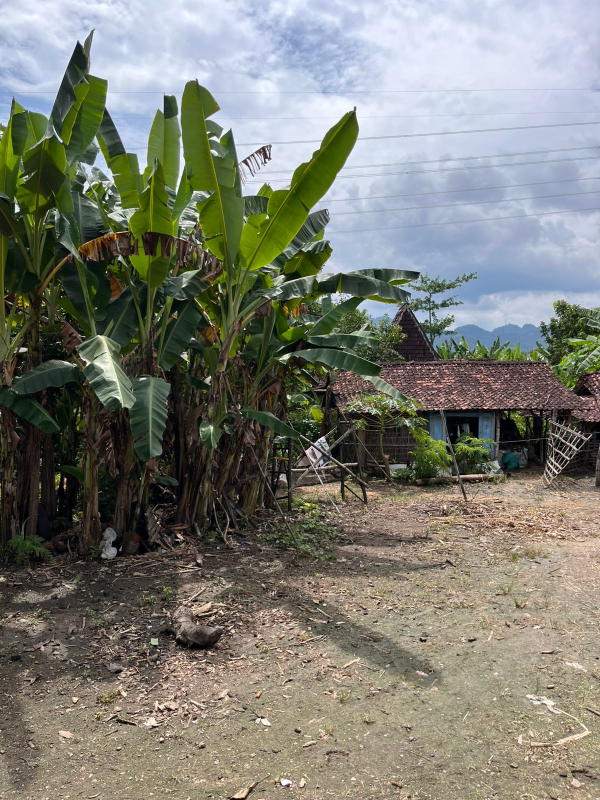
#> input picture images/desa-1.jpeg, 1200 x 1600 px (shown at 1/2 size)
$ python panaromic.py
#> lines starting #> are read from the running program, lines starting #| are printed output that depends on the picture
import cv2
import matplotlib.pyplot as plt
import numpy as np

img1 = cv2.imread('./images/desa-1.jpeg')
#> img1 is the input picture: shape (1600, 1200, 3); mean B, G, R 115.3, 125.4, 124.3
img2 = cv2.imread('./images/desa-2.jpeg')
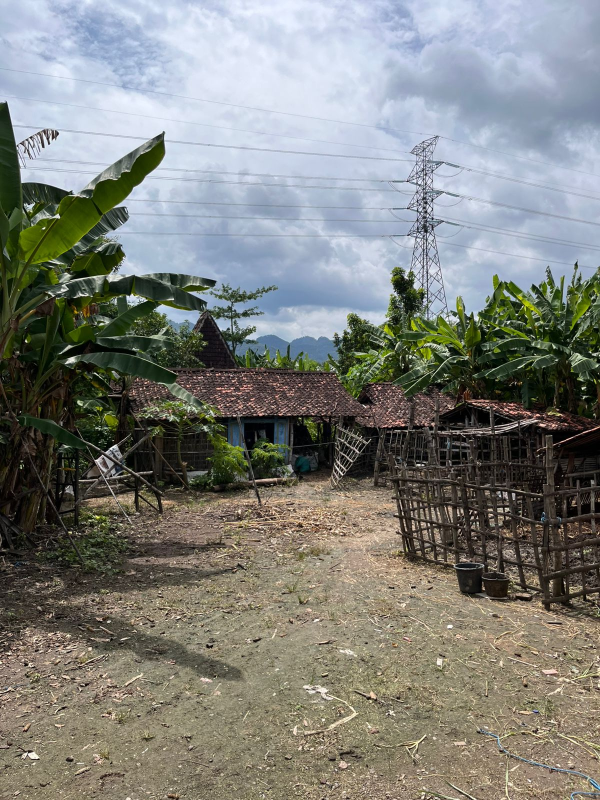
#> input picture images/desa-2.jpeg, 1200 x 1600 px (shown at 1/2 size)
#> img2 is the input picture: shape (1600, 1200, 3); mean B, G, R 123.2, 128.6, 127

if img1 is None or img2 is None:
    print('gambar kosong')

img1 = cv2.resize(img1, (0,0), fx=0.5, fy=0.5)
#> img1: shape (800, 600, 3)
img2 = cv2.resize(img2, (0,0), fx=0.5, fy=0.5)
#> img2: shape (800, 600, 3)

# ubah ke grayscale buat deteksi fitur
img1_gray = cv2.cvtColor(img1, cv2.COLOR_BGR2GRAY)
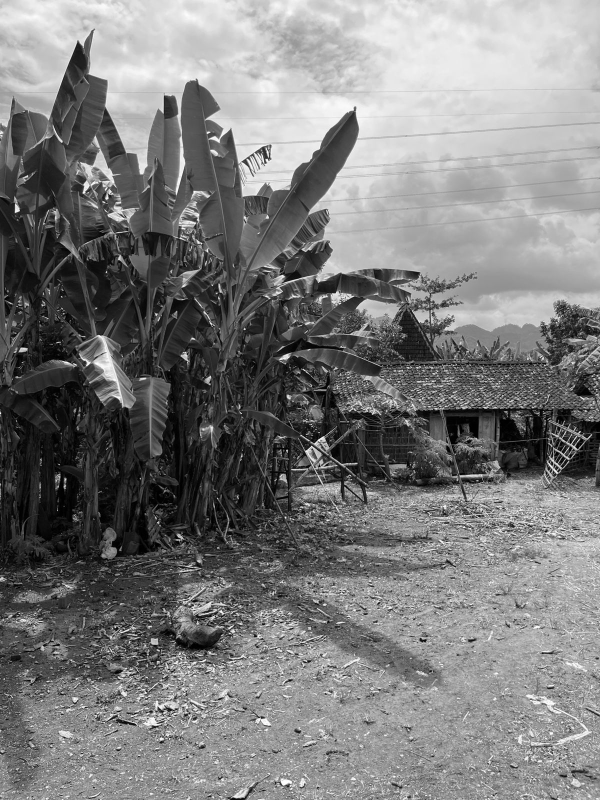
#> img1_gray: shape (800, 600); min 0, max 254, mean 124
img2_gray = cv2.cvtColor(img2, cv2.COLOR_BGR2GRAY)
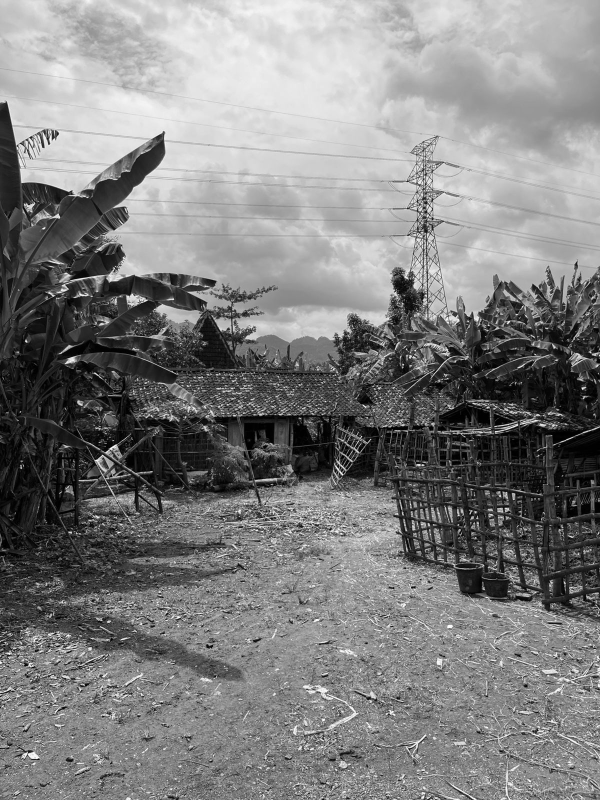
#> img2_gray: shape (800, 600); min 0, max 253, mean 127.7

sift = cv2.SIFT_create()

kp1, des1 = sift.detectAndCompute(img1_gray, None)
#> kp1 = 3539 keypoints; strongest (x, y, size): (17, 209, 3.9), (286, 357, 4.5), (107, 198, 2.3), (65, 479, 1.9)
kp2, des2 = sift.detectAndCompute(img2_gray, None)
#> kp2 = 3480 keypoints; strongest (x, y, size): (72, 360, 5), (43, 146, 2), (133, 300, 9), (57, 216, 3.1)

print("keypoints gambar 1:", len(kp1))
#| keypoints gambar 1: 3539
print("keypoints gambar 2:", len(kp2))
#| keypoints gambar 2: 3480

# ubah ke rgb buat plottting
img1_rgb = cv2.cvtColor(img1, cv2.COLOR_BGR2RGB)
img2_rgb = cv2.cvtColor(img2, cv2.COLOR_BGR2RGB)

# visual keypoints mentah
img1_kp = cv2.drawKeypoints(img1_rgb, kp1, None, flags=cv2.DRAW_MATCHES_FLAGS_DRAW_RICH_KEYPOINTS)
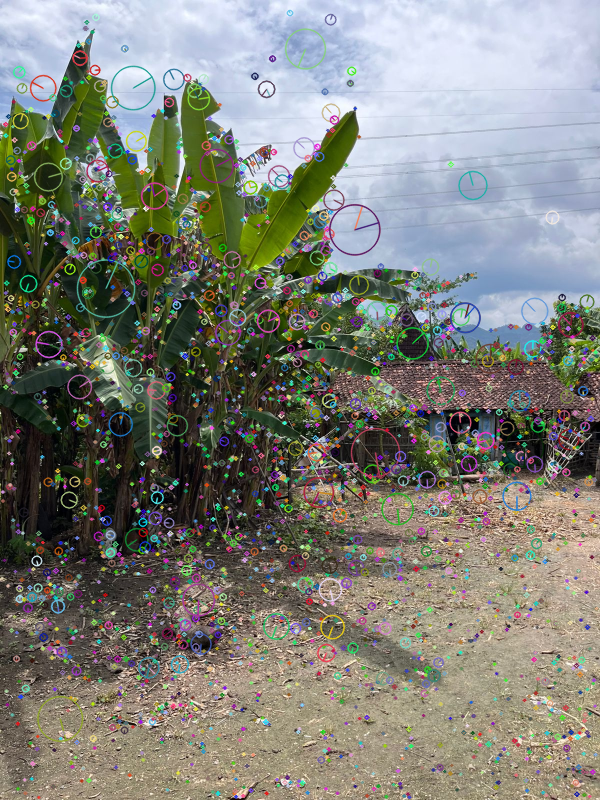
#> img1_kp: shape (800, 600, 3); mean R, G, B 127, 128.1, 119.5
img2_kp = cv2.drawKeypoints(img2_rgb, kp2, None, flags=cv2.DRAW_MATCHES_FLAGS_DRAW_RICH_KEYPOINTS)
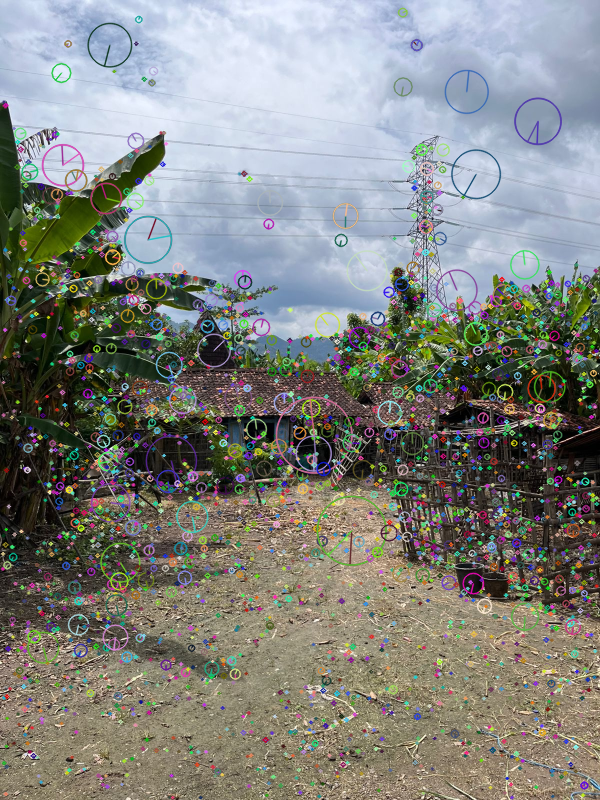
#> img2_kp: shape (800, 600, 3); mean R, G, B 130.1, 132, 127.4

# matching fitur dengan BFMatcher
bf = cv2.BFMatcher(cv2.NORM_L2)
matches = bf.knnMatch(des1, des2, k=2)
#> matches = 3539 matches

# cari paling match
good_matches = []
for m, n in matches:
    if m.distance < 0.75 * n.distance:
        good_matches.append(m)
#> after the loop, good_matches = 631 matches

print('jumlah match yg valid:', len(good_matches))
#| jumlah match yg valid: 631

# stittching & homography
MIN_MATCH_COUNT = 10
if len(good_matches) > MIN_MATCH_COUNT:
    # get koordinat paling match
    src_pts = np.float32([kp1[m.queryIdx].pt for m in good_matches]).reshape(-1, 1, 2)
#> src_pts = 631 rows, first 8: [68.41, 577.1], [84.53, 513], [169.2, 384.3], [203, 88.7], [219.2, 104.3], [228.6, 139.3], [229.9, 331.2], [231.6, 303.8]
    dst_pts = np.float32([kp2[m.trainIdx].pt for m in good_matches]).reshape(-1, 1, 2)
#> dst_pts = 631 rows, first 8: [75.57, 403], [249.7, 473.6], [316.6, 338.4], [129.9, 189.8], [3.52, 101.6], [511.1, 282.6], [4.72, 329.5], [7.14, 299.3]

    # get matrix homography
    H, mask = cv2.findHomography(src_pts, dst_pts, cv2.RANSAC, 5.0)
#> H = [[1.39, -0.0823, -272.7], [0.287, 1.23, -97.49], [0.000691, -5.64e-05, 1]]; mask = 631 values, max 1 at index 9, min 0 at index 0, mean 0.875

    # logika kanvas
    h1, w1 = img1.shape[:2]
#> h1 = 800; w1 = 600
    h2, w2 = img2.shape[:2]
#> h2 = 800; w2 = 600

    # get sudut gambarr 1 after wrapping
    corners_img1 = np.float32([[0, 0], [w1, 0], [w1, h1], [0, h1]]).reshape(-1, 1, 2)
#> corners_img1 = [[0, 0], [600, 0], [600, 800], [0, 800]]
    warped_corners_img1 = cv2.perspectiveTransform(corners_img1, H)
#> warped_corners_img1 = [[-272.7, -97.49], [397.6, 52.78], [362.7, 774], [-354.5, 929.6]]

    # get sdut gambar 2
    corners_img2 = np.float32([[0, 0], [w2, 0], [w2, h2], [0, h2]]).reshape(-1, 1, 2)
#> corners_img2 = [[0, 0], [600, 0], [600, 800], [0, 800]]

    # gabungin semua sudht gambar
    all_corners = np.concatenate((warped_corners_img1, corners_img2), axis=0)
#> all_corners = [[-272.7, -97.49], [397.6, 52.78], [362.7, 774], [-354.5, 929.6], [0, 0], [600, 0], [600, 800], [0, 800]]

    x_min, y_min = np.int32(all_corners.min(axis=0).ravel())
#> x_min = -354; y_min = -97
    x_max, y_max = np.int32(all_corners.max(axis=0).ravel())
#> x_max = 600; y_max = 929

    # translation matriix
    translation_dist = [-x_min, -y_min]
#> translation_dist = [354, 97]
    H_translation = np.array([[1, 0, translation_dist[0]], [0, 1, translation_dist[1]], [0, 0, 1]])
#> H_translation = [[1, 0, 354], [0, 1, 97], [0, 0, 1]]

    # warping gambar
    panorama = cv2.warpPerspective(img1, H_translation.dot(H), (x_max - x_min, y_max - y_min))
    # tempel gambar 2
    panorama[translation_dist[1]:h2+translation_dist[1], translation_dist[0]:w2+translation_dist[0]] = img2
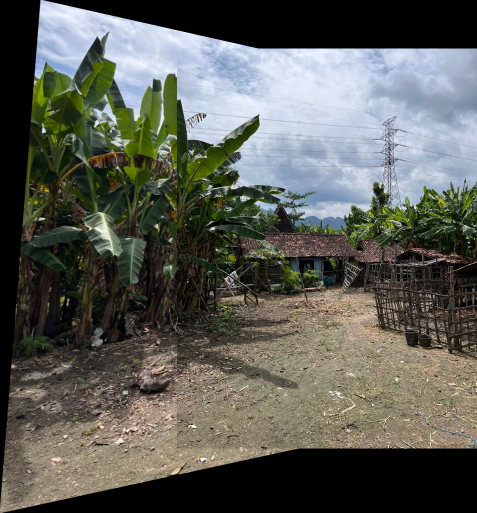
#> panorama: shape (1026, 954, 3) (shown at 1/2 size); mean B, G, R 85.9, 93.2, 92

    img_matches = cv2.drawMatches(img1_rgb, kp1, img2_rgb, kp2, good_matches[:100], None, flags=cv2.DrawMatchesFlags_NOT_DRAW_SINGLE_POINTS)
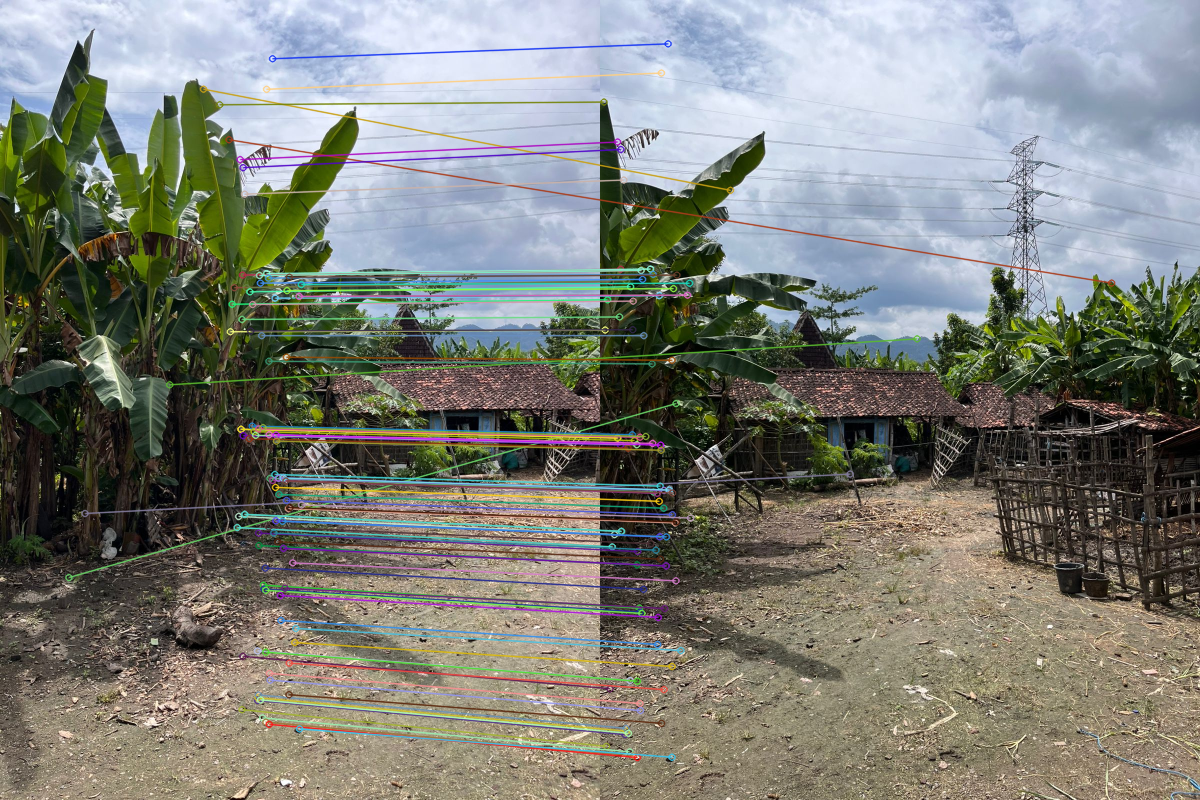
#> img_matches: shape (800, 1200, 3); mean R, G, B 126.2, 128, 120.5

    plt.figure(figsize=(20, 10))

    # keypints mentah gambar 1
    plt.subplot(2, 2, 1)
    plt.imshow(img1_kp)
    plt.title("keypoints detection (SIFT) - gambar 1")
    plt.axis('off')

    # keypoints mentah gambar 2
    plt.subplot(2, 2, 2)
    plt.imshow(img2_kp)
    plt.title("keypoints detection (SIFT) - gambar 2")
    plt.axis('off')

    # feature matching
    plt.subplot(2, 2, 3)
    plt.imshow(img_matches)
    plt.title(f"feature matching: ({len(good_matches)} kecocokan)")
    plt.axis('off')

    # hasil panorama
    plt.subplot(2, 2, 4)
    panorama_rgb = cv2.cvtColor(panorama, cv2.COLOR_BGR2RGB)
    plt.imshow(panorama_rgb)
    plt.title("hasil akhir: penyatuan gambar")
    plt.axis('off')

    plt.tight_layout()

    plt.savefig("./results/result.png", dpi=300, bbox_inches='tight')
    plt.show()

else:
    print(f"gambar kurang matching, hanya {len(good_matches)}/{MIN_MATCH_COUNT} yang valid")
    print('ganti gambar yg lebih mirip')
